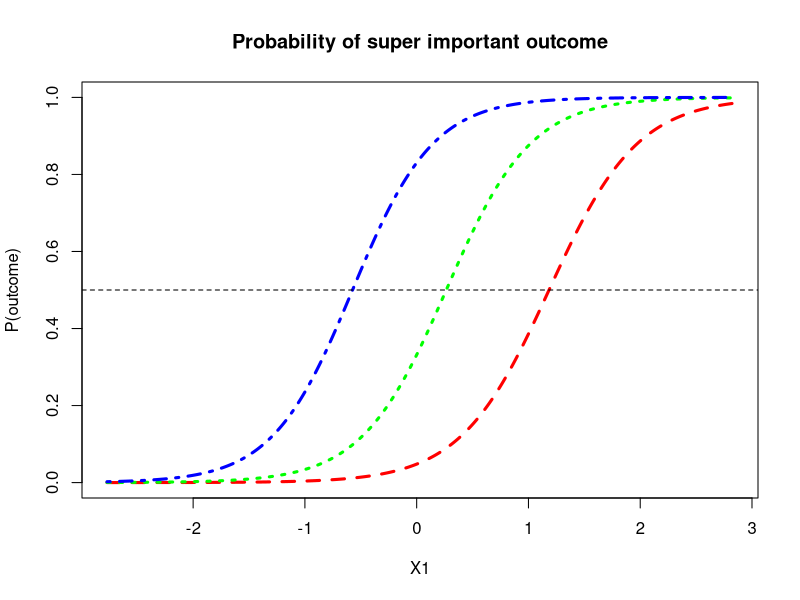
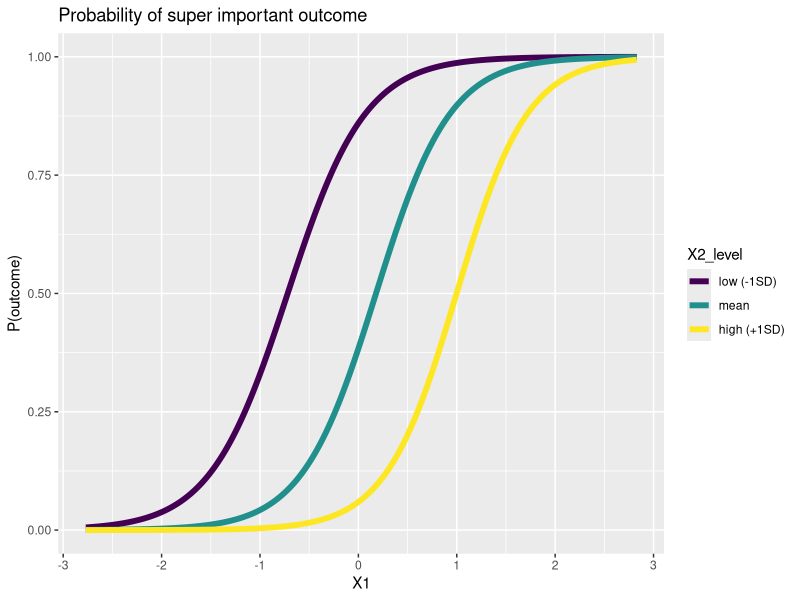

Reproduce these figures in R, in order.
## ---- chunk 1
set.seed(24601) # setting this so the random results will be repeatable 

library(MASS)
covmat <- matrix(c(1.0,   0.2,   0.6, 
                   0.2,   1.0,  -0.5, 
                   0.6,  -0.5,   1.0), nrow=3) # the true cov matrix for my data
data <- mvrnorm(300, mu=c(0,0,0), Sigma=covmat) # generate random data that match that cov matrix
colnames(data) <- c("X1", "X2", "DV")
data <- as.data.frame(data)
data$group <- gl(n=3, k=ceiling(nrow(data)/3), labels=c("a", "b", "c"))
# add some group differences and interaction stuff...
data$DV <- with(data, ifelse(group=="c" & X1 > 0, DV+rnorm(n=1, mean=1), 
                             ifelse(group=="b" & X1 > 0, DV+rnorm(n=1, mean=2) , DV)))
# make DV binary
data$DV <- ifelse(data$DV > 0, 1, 0)

# note this use of exponent in a formula will give us all 2-way interactions
model <- glm(DV ~ (X1 + X2 + group)^2, 
             data=data, na.action="na.exclude",  family="binomial") 
             
# save the coefficient values so we can use them in the equations
b0 <- model$coef[1] # intercept
X1 <- model$coef[2]
X2 <- -model$coef[3]
groupb <- model$coef[4]
groupc <- model$coef[5]
X1.X2 <- model$coef[6]
X1.groupb <- model$coef[7]
X1.groupc <- model$coef[8]
X2.groupb <- model$coef[9]
X2.groupc <- model$coef[10]
## ---- chunk 2
summary(model)
## ---- chunk 3
X1_range <- seq(from=min(data$X1), to=max(data$X1), by=.01)
## ---- chunk 4
summary(data$X2)
(X2_l <- mean(data$X2) - sd(data$X2) )
(X2_m <- mean(data$X2) )
(X2_h <- mean(data$X2) + sd(data$X2) )
## ---- chunk 5
X2_l_logits <- b0 + 
  X1*X1_range + 
  X2*X2_l + 
  groupb*0 + 
  groupc*0 + 
  X1.X2*X1_range*X2_l + 
  X1.groupb*X1_range*0 + 
  X1.groupc*X1_range*0 + 
  X2.groupb*X2_l*0 + 
  X2.groupc*X2_l*0 

X2_m_logits <- b0 + 
  X1*X1_range + 
  X2*X2_m + 
  groupb*0 + 
  groupc*0 + 
  X1.X2*X1_range*X2_m + 
  X1.groupb*X1_range*0 + 
  X1.groupc*X1_range*0 + 
  X2.groupb*X2_m*0 + 
  X2.groupc*X2_m*0 

X2_h_logits <- b0 + 
  X1*X1_range + 
  X2*X2_h + 
  groupb*0 + 
  groupc*0 + 
  X1.X2*X1_range*X2_h + 
  X1.groupb*X1_range*0 + 
  X1.groupc*X1_range*0 + 
  X2.groupb*X2_h*0 + 
  X2.groupc*X2_h*0 

# Compute the probibilities (this is what will actually get plotted):
X2_l_probs <- exp(X2_l_logits)/(1 + exp(X2_l_logits))
X2_m_probs <- exp(X2_m_logits)/(1 + exp(X2_m_logits))
X2_h_probs <- exp(X2_h_logits)/(1 + exp(X2_h_logits))
## ---- chunk 6
#make a new data frame with the X values you want to predict 
generated_data <- as.data.frame(expand.grid(X1=X1_range, X2=c(X2_l, X2_m, X2_h), group="a") )
head(generated_data)
summary(generated_data)

#use `predict` to get the probability using type='response' rather than 'link' 
generated_data$prob <- predict(model, newdata=generated_data, type = 'response')
head(generated_data) 

# let's make a factor version of X2, so we can do gorgeous plotting stuff with it later :)
generated_data$X2_level <- factor(generated_data$X2, labels=c("low (-1SD)", "mean", "high (+1SD)"), ordered=T)
head(generated_data) 
## ---- chunk 7
# We'll start by plotting the low X2 group:
plot(X1_range, X2_l_probs, 
     ylim=c(0,1),
     type="l", 
     lwd=3, 
     lty=2, 
     col="red", 
     xlab="X1", ylab="P(outcome)", main="Probability of super important outcome")


# Add the line for mean X2
lines(X1_range, X2_m_probs, 
      type="l", 
      lwd=3, 
      lty=3, 
      col="green")

# Add the line for high X2
lines(X1_range, X2_h_probs, 
      type="l", 
      lwd=3, 
      lty=4, 
      col="blue")

# add a horizontal line at p=.5
abline(h=.5, lty=2)
## ---- chunk 8
library(ggplot2); library(tidyr)
# first you have to get the information into a long dataframe, which is what ggplot likes :)

# if you calculated the predicted probabilities by writing out the equations, you can combine that all into a dataframe now, and use gather() to make it long
plot.data <- data.frame(low=X2_l_probs, mean=X2_m_probs, high=X2_h_probs, X1=X1_range)
plot.data <- gather(plot.data, key=X2_level, value=prob, -X1) # this means gather all of the columns except X1

# if you used predict(), then everything is already in a nice dataframe for you
plot.data <- generated_data

# check out your plotting data
head(plot.data)

ggplot(plot.data, aes(x=X1, y=prob, color=X2_level)) + 
  geom_line(lwd=2) + 
  labs(x="X1", y="P(outcome)", title="Probability of super important outcome") 
